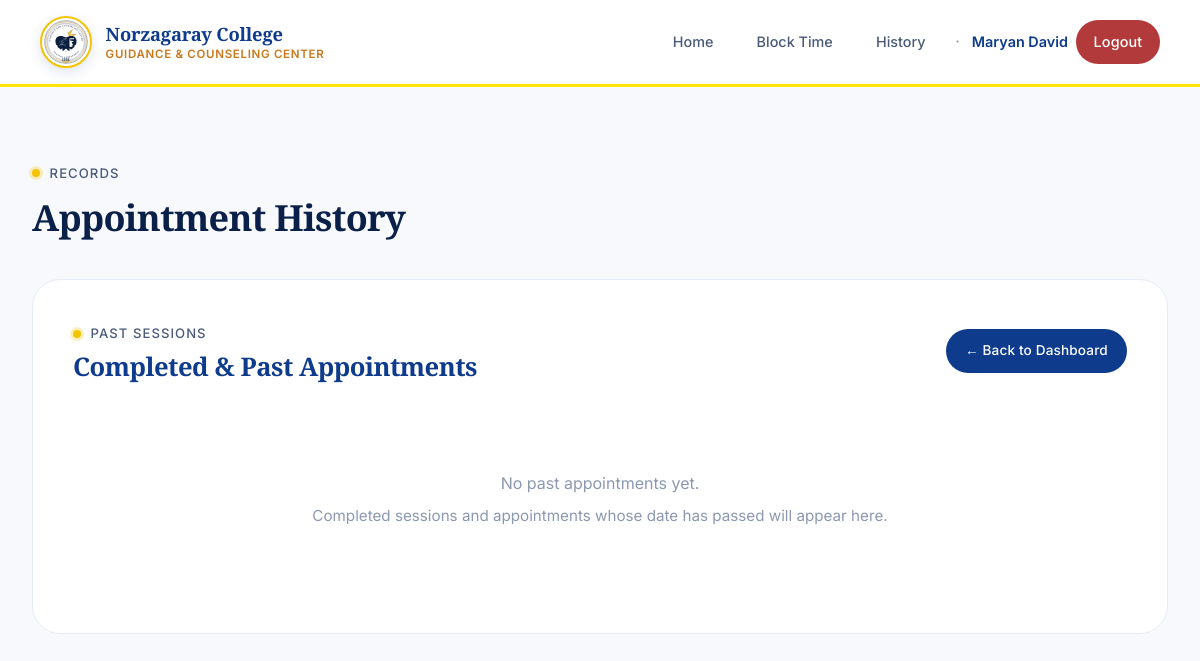
Before: /counselor/history (signed in) with the older database file.
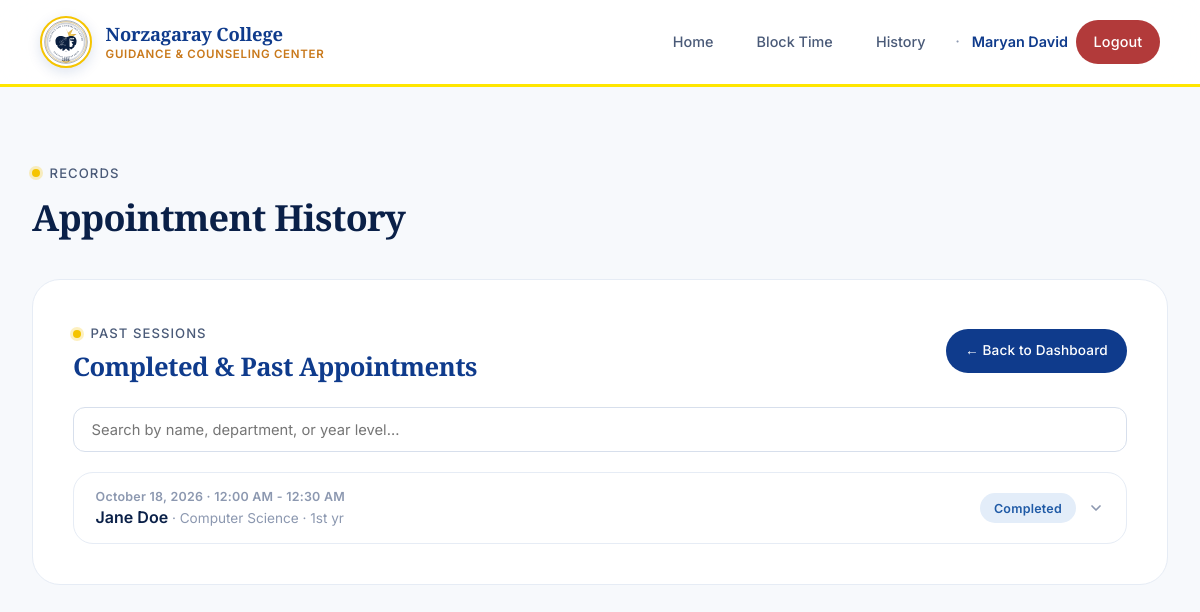
After: the same page with the newer database file.
### app.py (models this page shows, shortened)
class User(UserMixin, db.Model):
    id = db.Column(db.Integer, primary_key=True)
    username = db.Column(db.String(80), unique=True, nullable=False)
    email = db.Column(db.String(120), unique=True, nullable=False)
    password_hash = db.Column(db.String(256), nullable=False)
    role = db.Column(db.String(20), nullable=False)
    is_admin = db.Column(db.Boolean, default=False, nullable=False)
    full_name = db.Column(db.String(120), nullable=False)
    specialty = db.Column(db.String(120))
    student_id = db.Column(db.String(50))
    phone = db.Column(db.String(20))
    reset_token = db.Column(db.String(256))
    reset_token_expiry = db.Column(db.DateTime)
    @property
    def is_counselor(self):
        return self.role == 'counselor'

class Appointment(db.Model):
    id = db.Column(db.Integer, primary_key=True)
    counselor_id = db.Column(db.Integer, db.ForeignKey('user.id'), nullable=False)
    student_id = db.Column(db.Integer, db.ForeignKey('user.id'), nullable=True)
    date = db.Column(db.Date, nullable=False)
    start_time = db.Column(db.Time, nullable=False)
    end_time = db.Column(db.Time, nullable=False)
    purpose = db.Column(db.Text, nullable=False)
    status = db.Column(db.String(20), default='pending')
    notes = db.Column(db.Text)
    created_at = db.Column(db.DateTime, default=datetime.utcnow)
    first_name = db.Column(db.String(80))
    middle_name = db.Column(db.String(80))
    last_name = db.Column(db.String(80))
    birthday = db.Column(db.Date)
    section = db.Column(db.String(50))
    year_level = db.Column(db.String(50))
    department = db.Column(db.String(100))
    mood_rating = db.Column(db.String(20))
    mood_description = db.Column(db.String(200))
    contact_email = db.Column(db.String(120))
    contact_phone = db.Column(db.String(20))
    guest_student_id = db.Column(db.String(50))
    referred_by_id = db.Column(db.Integer, db.ForeignKey('user.id'), nullable=True)
    is_guest = db.Column(db.Boolean, default=False)
    session_summary = db.Column(db.Text)
    student = db.relationship('User', foreign_keys=[student_id], backref=db.backref('student_appointments', lazy=True))
    counselor = db.relationship('User', foreign_keys=[counselor_id], backref=db.backref('counselor_appointments', lazy=True))
    referred_by = db.relationship('User', foreign_keys=[referred_by_id], backref=db.backref('referrals', lazy=True))
    __table_args__ = (db.UniqueConstraint('counselor_id', 'date', 'start_time', name='_counselor_date_time_uc'),)
    @property
    def time_str(self):
        return f"{self.start_time.strftime('%I:%M %p')} - {self.end_time.strftime('%I:%M %p')}"
    @property
    def guest_full_name(self):
        parts = [p for p in [self.first_name, self.middle_name, self.last_name] if p]
        return ' '.join(parts) if parts else None
    @property
    def display_name(self):
        if self.is_guest:
            return self.guest_full_name or 'Guest Student'
        return self.student.full_name if self.student else 'Unknown'

### app.py (the view)
@app.route('/counselor/history')
@login_required
def counselor_history():
    if not current_user.is_counselor:
        abort(403)
    upcoming_ids = {a.id for a in upcoming_appointments_query(current_user.id).all()}
    all_appointments = Appointment.query.filter_by(
        counselor_id=current_user.id
    ).order_by(Appointment.date.desc(), Appointment.start_time.desc()).all()
    past_appointments = [a for a in all_appointments if a.id not in upcoming_ids]
    return render_template('counselor_history.html', appointments=past_appointments)

### app.py (called while the page is built)
@login_manager.user_loader
def load_user(user_id):
    return User.query.get(int(user_id))

def fmt_date_long(value):
    if value is None:
        return ''
    try:
        return value.strftime('%B') + ' ' + str(value.day) + ', ' + str(value.year)
    except Exception:
        return str(value)

def fmt_date_short(value):
    if value is None:
        return ''
    try:
        return value.strftime('%b') + ' ' + str(value.day)
    except Exception:
        return str(value)

def upcoming_appointments_query(counselor_id):
    today = datetime.now().date()
    return Appointment.query.filter_by(counselor_id=counselor_id).filter(
        db.or_(
            db.and_(
                Appointment.date >= today,
                Appointment.status != 'completed'
            ),
            db.and_(
                Appointment.referred_by_id.isnot(None),
                Appointment.status.in_(['pending', 'approved'])
            )
        )
    )

### templates/counselor_history.html (shortened to what this page needs)
{% extends "base.html" %}
{% block content %}
<div class="section-label" style="margin-bottom: 0.75rem;">Records</div>
<h2 style="font-size: 2.25rem; margin-bottom: 2.5rem; border: none; padding: 0;">Appointment History</h2>
<div class="card">
    <div style="display: flex; justify-content: space-between; align-items: center; margin-bottom: 1.5rem; flex-wrap: wrap; gap: 0.75rem;">
        <div>
            <div class="section-label" style="margin-bottom: 0.5rem;">Past Sessions</div>
            <h2 style="margin: 0; border: none; padding: 0; font-size: 1.6rem;">Completed &amp; Past Appointments</h2>
        </div>
        <a href="{{ url_for('counselor_dashboard') }}" class="btn btn-primary" style="padding: 0.7rem 1.2rem; font-size: 0.85rem;">
            ← Back to Dashboard
        </a>
    </div>
    {% if appointments %}
        <input type="search" id="historySearch" class="history-search" autocomplete="off"
               aria-label="Search appointment history"
               placeholder="Search by name, department, or year level…">
        <div class="history-list" id="historyList">
            {% for appt in appointments %}
                <div class="history-entry" data-search="{{ appt.display_name }} {{ appt.department or '' }} {{ appt.year_level or '' }}">
                    <button type="button" class="history-head" data-history-toggle aria-expanded="false">
                        <div class="history-head-main">
                            <span class="history-date">{{ appt.date|fmt_long }} · {{ appt.time_str }}</span>
                            <span class="history-name">{{ appt.display_name }}{% if appt.department or appt.year_level %}<span class="history-sub"> · {% if appt.department %}{{ appt.department }}{% endif %}{% if appt.department and appt.year_level %} · {% endif %}{% if appt.year_level %}{{ appt.year_level }}{% endif %}</span>{% endif %}</span>
                        </div>
                        <div class="history-head-meta">
                            {% if appt.status == 'pending' %}
                                <span class="badge badge-pending">Pending</span>
                            {% elif appt.status == 'approved' %}
                                <span class="badge badge-approved">Approved</span>
                            {% elif appt.status == 'rejected' %}
                                <span class="badge badge-rejected">Rejected</span>
                            {% elif appt.status == 'completed' %}
                                <span class="badge badge-completed">Completed</span>
                            {% endif %}
                            <svg class="history-chevron" width="16" height="16" viewBox="0 0 24 24" fill="none" stroke="currentColor" stroke-width="2.5" stroke-linecap="round" stroke-linejoin="round"><polyline points="6 9 12 15 18 9"></polyline></svg>
                        </div>
                    </button>
                </div>
            {% endfor %}
        </div>
    {% else %}
        <div class="empty-state">
            <p>No past appointments yet.</p>
            <p style="margin-top: 0.5rem; font-size: 0.95rem;">Completed sessions and appointments whose date has passed will appear here.</p>
        </div>
    {% endif %}
</div>
{% endblock %}

### templates/base.html (shortened to what this page needs)
<!DOCTYPE html>
<html lang="en">
<head>
    <link rel="stylesheet" href="{{ url_for('static', filename='styles.css') }}">
</head>
<body>
    <nav class="navbar">
        <a href="{{ url_for('index') }}" class="brand" id="appTitle" title="{{ 'Press Ctrl+` to switch to Student access' if session.get('counselor_access') else 'Press Ctrl+` for Counselor access' }}">
            <div class="brand-logo{% if session.get('counselor_access') %} counselor-mode{% endif %}">
                <img src="{{ url_for('static', filename='logo.svg') }}" alt="Norzagaray College Guidance and Counseling Center Seal">
            </div>
            <div class="brand-text">
                <h1 class="brand-title">Norzagaray College</h1>
                <span class="brand-subtitle">Guidance &amp; Counseling Center</span>
            </div>
        </a>
        <div class="nav-links">
            <a href="{{ url_for('index') }}">Home</a>
            {% if current_user.is_authenticated %}
                {% if current_user.is_counselor %}
                    {% if not current_user.is_admin %}
                        <a href="{{ url_for('block_time') }}">Block Time</a>
                        <a href="{{ url_for('counselor_history') }}">History</a>
                    {% endif %}
                {% elif current_user.is_teacher %}
                    <a href="{{ url_for('teacher_refer') }}">Refer Student</a>
                {% endif %}
                {% if not current_user.is_admin %}
                    <span class="nav-dot">·</span>
                {% endif %}
                <span class="nav-username">{{ current_user.full_name }}</span>
                <a href="{{ url_for('logout') }}" class="btn btn-danger btn-sm">Logout</a>
            {% else %}
                {% if session.get('counselor_access') %}
                    <a href="{{ url_for('login') }}">Counselor Login</a>
                {% else %}
                    <a href="{{ url_for('index') }}#counselors" class="btn btn-primary btn-sm">Book an Appointment</a>
                {% endif %}
            {% endif %}
        </div>
    </nav>
    <div class="container">
        {% block content %}{% endblock %}
    </div>
</body>
</html>

Changed rows visible on the page:
now on this page (row edited): Appointment: date|fmt_long "October 18, 2026", time_str "12:00 AM - 12:30 AM", display_name "Jane Doe", department "Computer Science", year_level "1st yr", status "Completed"
Other visible differences:
text no longer shown: "No past appointments yet. Completed sessions and appointments whose date has passed will appear here."
